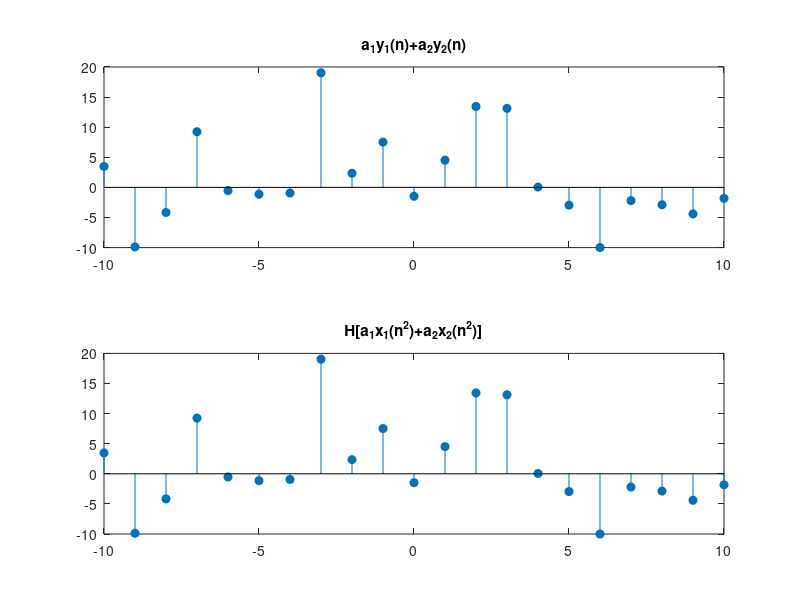

Write the MATLAB code that produced this figure.
n=-10:10;
x1=randn(size(n));
x2=randn(size(n));
a1=6; a2=-3;
y1=x1;
y2=x2;
y=(a1*x1 + a2*x2);
subplot(211), stem(n,a1*y1+a2*y2,'filled');
title('a_1y_1(n)+a_2y_2(n)');
subplot(212);, stem(n,y,'filled');
title('H[a_1x_1(n^2)+a_2x_2(n^2)]');